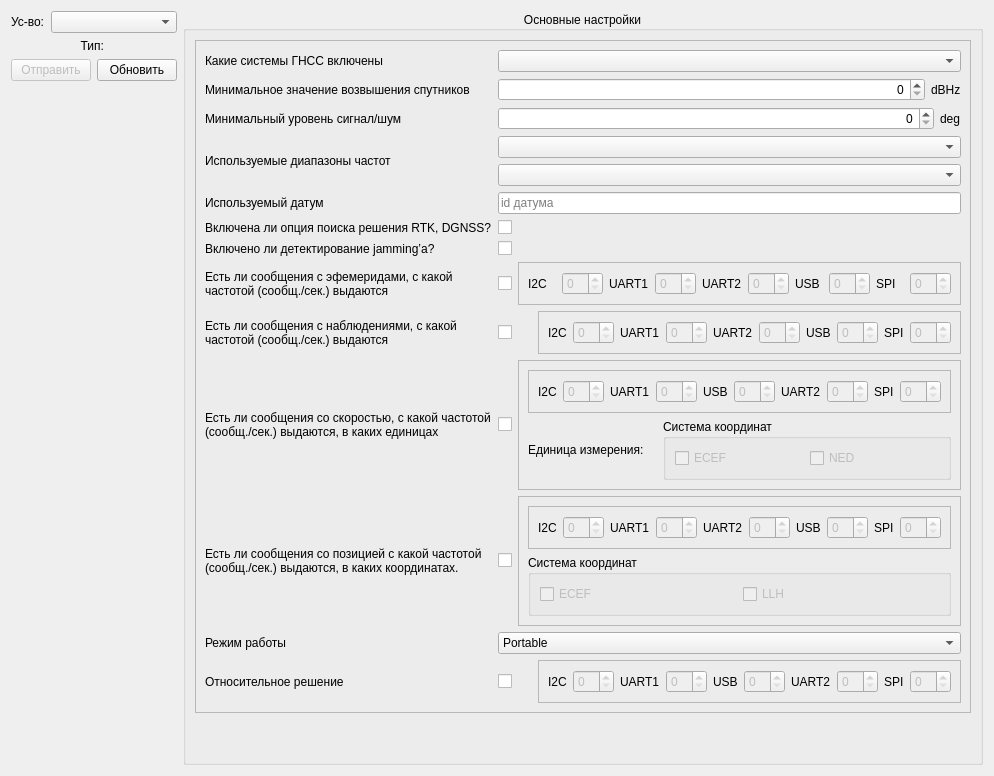
     <widget class="QWidget" name="tab">
      <attribute name="title">
       <string>Основные настройки</string>
      </attribute>
      <layout class="QHBoxLayout" name="horizontalLayout_2" stretch="1,2">
       <item>
        <layout class="QVBoxLayout" name="verticalLayout_2">
         <item>
          <layout class="QHBoxLayout" name="horizontalLayout_3" stretch="0,1">
           <item>
            <widget class="QLabel" name="label_2">
             <property name="text">
              <string>Ус-во:</string>
             </property>
            </widget>
           </item>
           <item>
            <widget class="QComboBox" name="comboBoxDevice1"/>
           </item>
          </layout>
         </item>
         <item>
          <widget class="QLabel" name="labelType">
           <property name="text">
            <string>Тип: </string>
           </property>
           <property name="alignment">
            <set>Qt::AlignCenter</set>
           </property>
          </widget>
         </item>
         <item>
          <layout class="QHBoxLayout" name="horizontalLayout">
           <item>
            <widget class="QPushButton" name="pushButtonSend">
             <property name="enabled">
              <bool>false</bool>
             </property>
             <property name="text">
              <string>Отправить</string>
             </property>
            </widget>
           </item>
           <item>
            <widget class="QPushButton" name="pushButtonUpdate">
             <property name="text">
              <string>Обновить</string>
             </property>
            </widget>
           </item>
          </layout>
         </item>
         <item>
          <spacer name="verticalSpacer">
           <property name="orientation">
            <enum>Qt::Vertical</enum>
           </property>
           <property name="sizeHint" stdset="0">
            <size>
             <width>20</width>
             <height>40</height>
            </size>
           </property>
          </spacer>
         </item>
        </layout>
       </item>
       <item>
        <widget class="QGroupBox" name="groupBoxGeneralSettings">
         <property name="title">
          <string>Основные настройки</string>
         </property>
         <property name="alignment">
          <set>Qt::AlignCenter</set>
         </property>
         <layout class="QGridLayout" name="gridLayout">
          <item row="13" column="0">
           <spacer name="verticalSpacer_2">
            <property name="orientation">
             <enum>Qt::Vertical</enum>
            </property>
            <property name="sizeHint" stdset="0">
             <size>
              <width>20</width>
              <height>40</height>
             </size>
            </property>
           </spacer>
          </item>
          <item row="0" column="0" rowspan="3" colspan="2">
           <widget class="QFrame" name="frameReciever">
            <property name="frameShape">
             <enum>QFrame::StyledPanel</enum>
            </property>
            <property name="frameShadow">
             <enum>QFrame::Raised</enum>
            </property>
            <layout class="QGridLayout" name="gridLayout_2">
             <item row="6" column="0">
              <widget class="QLabel" name="label_7">
               <property name="text">
                <string>Включено ли детектирование jamming’а?</string>
               </property>
              </widget>
             </item>
             <item row="4" column="0">
              <widget class="QLabel" name="label_5">
               <property name="text">
                <string>Используемый датум</string>
               </property>
              </widget>
             </item>
             <item row="14" column="0">
              <widget class="QLabel" name="label_13">
               <property name="text">
                <string>Относительное решение </string>
               </property>
              </widget>
             </item>
             <item row="4" column="1">
              <widget class="QLineEdit" name="lineRecieverDatumId">
               <property name="placeholderText">
                <string>id датума</string>
               </property>
              </widget>
             </item>
             <item row="0" column="0">
              <widget class="QLabel" name="label">
               <property name="text">
                <string>Какие системы ГНСС включены</string>
               </property>
              </widget>
             </item>
             <item row="7" column="0">
              <widget class="QLabel" name="label_8">
               <property name="text">
                <string>Есть ли сообщения с эфемеридами, с какой частотой (cообщ./сек.) выдаются</string>
               </property>
               <property name="wordWrap">
                <bool>true</bool>
               </property>
              </widget>
             </item>
             <item row="2" column="1">
              <layout class="QHBoxLayout" name="horizontalLayout_29" stretch="1,0">
               <item>
                <widget class="QSpinBox" name="spinRecieverCNOThresh">
                 <property name="alignment">
                  <set>Qt::AlignRight|Qt::AlignTrailing|Qt::AlignVCenter</set>
                 </property>
                 <property name="maximum">
                  <number>255</number>
                 </property>
                </widget>
               </item>
               <item>
                <widget class="QLabel" name="label_188">
                 <property name="text">
                  <string>deg</string>
                 </property>
                </widget>
               </item>
              </layout>
             </item>
             <item row="6" column="1">
              <widget class="QCheckBox" name="checkRecieverJamming">
               <property name="text">
                <string/>
               </property>
              </widget>
             </item>
             <item row="5" column="0">
              <widget class="QLabel" name="label_6">
               <property name="text">
                <string>Включена ли опция поиска решения RTK, DGNSS?</string>
               </property>
              </widget>
             </item>
             <item row="3" column="1">
              <layout class="QVBoxLayout" name="verticalLayout_4">
               <item>
                <widget class="QComboBox" name="comboRecieverAntenna">
                 <property name="placeholderText">
                  <string>Система</string>
                 </property>
                </widget>
               </item>
               <item>
                <widget class="QComboBox" name="comboRecieverFrequencyRange">
                 <property name="placeholderText">
                  <string>Список диапазонов</string>
                 </property>
                </widget>
               </item>
              </layout>
             </item>
             <item row="9" column="0">
              <widget class="QLabel" name="label_9">
               <property name="text">
                <string>Есть ли сообщения с наблюдениями, с какой частотой (cообщ./сек.) выдаются</string>
               </property>
               <property name="wordWrap">
                <bool>true</bool>
               </property>
              </widget>
             </item>
             <item row="13" column="1">
              <widget class="QComboBox" name="comboRecieverMode">
               <item>
                <property name="text">
                 <string>Portable</string>
                </property>
               </item>
               <item>
                <property name="text">
                 <string>Stationary</string>
                </property>
               </item>
               <item>
                <property name="text">
                 <string>Pedestrian</string>
                </property>
               </item>
               <item>
                <property name="text">
                 <string>Automotive</string>
                </property>
               </item>
               <item>
                <property name="text">
                 <string>Sea</string>
                </property>
               </item>
               <item>
                <property name="text">
                 <string>uav</string>
                </property>
               </item>
               <item>
                <property name="text">
                 <string>Wrist worn watch</string>
                </property>
               </item>
               <item>
                <property name="text">
                 <string>Bike</string>
                </property>
               </item>
               <item>
                <property name="text">
                 <string>Other</string>
                </property>
               </item>
              </widget>
             </item>
             <item row="5" column="1">
              <widget class="QCheckBox" name="checkRecieverRTKSolution">
               <property name="text">
                <string/>
               </property>
              </widget>
             </item>
             <item row="12" column="0">
              <widget class="QLabel" name="label_11">
               <property name="text">
                <string>Есть ли сообщения со позицией с какой частотой (cообщ./сек.) выдаются, в каких координатах.</string>
               </property>
               <property name="wordWrap">
                <bool>true</bool>
               </property>
              </widget>
             </item>
             <item row="2" column="0">
              <widget class="QLabel" name="label_144">
               <property name="text">
                <string>Минимальный уровень сигнал/шум</string>
               </property>
              </widget>
             </item>
             <item row="11" column="0">
              <widget class="QLabel" name="label_10">
               <property name="text">
                <string>Есть ли сообщения со скоростью, с какой частотой (cообщ./сек.) выдаются, в каких единицах</string>
               </property>
               <property name="wordWrap">
                <bool>true</bool>
               </property>
              </widget>
             </item>
             <item row="12" column="1">
              <layout class="QHBoxLayout" name="horizontalLayout_7" stretch="0,1">
               <item>
                <widget class="QCheckBox" name="checkRecieverPos">
                 <property name="text">
                  <string/>
                 </property>
                </widget>
               </item>
               <item>
                <widget class="QFrame" name="framePos">
                 <property name="enabled">
                  <bool>true</bool>
                 </property>
                 <property name="frameShape">
                  <enum>QFrame::StyledPanel</enum>
                 </property>
                 <property name="frameShadow">
                  <enum>QFrame::Raised</enum>
                 </property>
                 <layout class="QGridLayout" name="gridLayout_24">
                  <item row="0" column="0">
                   <widget class="QFrame" name="framePosRates">
                    <property name="frameShape">
                     <enum>QFrame::StyledPanel</enum>
                    </property>
                    <property name="frameShadow">
                     <enum>QFrame::Raised</enum>
                    </property>
                    <layout class="QHBoxLayout" name="horizontalLayout_32">
                     <item>
                      <widget class="QLabel" name="label_181">
                       <property name="text">
                        <string>I2C</string>
                       </property>
                      </widget>
                     </item>
                     <item>
                      <widget class="QSpinBox" name="spinRecieverPos1">
                       <property name="enabled">
                        <bool>false</bool>
                       </property>
                      </widget>
                     </item>
                     <item>
                      <widget class="QLabel" name="label_180">
                       <property name="text">
                        <string>UART1</string>
                       </property>
                      </widget>
                     </item>
                     <item>
                      <widget class="QSpinBox" name="spinRecieverPos2">
                       <property name="enabled">
                        <bool>false</bool>
                       </property>
                      </widget>
                     </item>
                     <item>
                      <widget class="QLabel" name="label_178">
                       <property name="text">
                        <string>UART2</string>
                       </property>
                      </widget>
                     </item>
                     <item>
                      <widget class="QSpinBox" name="spinRecieverPos3">
                       <property name="enabled">
                        <bool>false</bool>
                       </property>
                      </widget>
                     </item>
                     <item>
                      <widget class="QLabel" name="label_179">
                       <property name="text">
                        <string>USB</string>
                       </property>
                      </widget>
                     </item>
                     <item>
                      <widget class="QSpinBox" name="spinRecieverPos4">
                       <property name="enabled">
                        <bool>false</bool>
                       </property>
                      </widget>
                     </item>
                     <item>
                      <widget class="QLabel" name="label_177">
                       <property name="text">
                        <string>SPI</string>
                       </property>
                      </widget>
                     </item>
                     <item>
                      <widget class="QSpinBox" name="spinRecieverPos5">
                       <property name="enabled">
                        <bool>false</bool>
                       </property>
                      </widget>
                     </item>
                    </layout>
                   </widget>
                  </item>
                  <item row="1" column="0">
                   <widget class="QGroupBox" name="groupBoxPos">
                    <property name="title">
                     <string>Система координат</string>
                    </property>
                    <layout class="QHBoxLayout" name="horizontalLayout_24">
                     <item>
                      <widget class="QCheckBox" name="checkRecieverPosECEF">
                       <property name="enabled">
                        <bool>false</bool>
                       </property>
                       <property name="text">
                        <string>ECEF</string>
                       </property>
                      </widget>
                     </item>
                     <item>
                      <widget class="QCheckBox" name="checkRecieverPosLLH">
                       <property name="enabled">
                        <bool>false</bool>
                       </property>
                       <property name="text">
                        <string>LLH</string>
                       </property>
                      </widget>
                     </item>
                    </layout>
                   </widget>
                  </item>
                 </layout>
                </widget>
               </item>
              </layout>
             </item>
             <item row="13" column="0">
              <widget class="QLabel" name="label_12">
               <property name="text">
                <string>Режим работы</string>
               </property>
              </widget>
             </item>
             <item row="0" column="1">
              <widget class="QCheckList" name="comboRecieverSystems"/>
             </item>
             <item row="1" column="0">
              <widget class="QLabel" name="label_3">
               <property name="text">
                <string>Минимальное значение возвышения спутников</string>
               </property>
              </widget>
             </item>
             <item row="11" column="1">
              <layout class="QHBoxLayout" name="horizontalLayout_30">
               <item>
                <widget class="QCheckBox" name="checkRecieverVel">
                 <property name="text">
                  <string/>
                 </property>
                </widget>
               </item>
               <item>
                <widget class="QFrame" name="frameVel">
                 <property name="enabled">
                  <bool>true</bool>
                 </property>
                 <property name="frameShape">
                  <enum>QFrame::StyledPanel</enum>
                 </property>
                 <property name="frameShadow">
                  <enum>QFrame::Raised</enum>
                 </property>
                 <layout class="QGridLayout" name="gridLayout_25">
                  <item row="1" column="0">
                   <layout class="QHBoxLayout" name="horizontalLayout_6" stretch="0,0,1">
                    <item>
                     <widget class="QLabel" name="label_195">
                      <property name="text">
                       <string>Единица измерения:</string>
                      </property>
                     </widget>
                    </item>
                    <item>
                     <widget class="QLabel" name="labelVelUnits">
                      <property name="text">
                       <string/>
                      </property>
                     </widget>
                    </item>
                    <item>
                     <widget class="QGroupBox" name="groupBoxVel">
                      <property name="title">
                       <string>Система координат</string>
                      </property>
                      <layout class="QHBoxLayout" name="horizontalLayout_23">
                       <item>
                        <widget class="QCheckBox" name="checkRecieverVelECEF">
                         <property name="enabled">
                          <bool>false</bool>
                         </property>
                         <property name="text">
                          <string>ECEF</string>
                         </property>
                        </widget>
                       </item>
                       <item>
                        <widget class="QCheckBox" name="checkRecieverVelNED">
                         <property name="enabled">
                          <bool>false</bool>
                         </property>
                         <property name="text">
                          <string>NED</string>
                         </property>
                        </widget>
                       </item>
                      </layout>
                     </widget>
                    </item>
                   </layout>
                  </item>
                  <item row="0" column="0">
                   <widget class="QFrame" name="frameVelRates">
                    <property name="enabled">
                     <bool>true</bool>
                    </property>
                    <property name="frameShape">
                     <enum>QFrame::StyledPanel</enum>
                    </property>
                    <property name="frameShadow">
                     <enum>QFrame::Raised</enum>
                    </property>
                    <layout class="QHBoxLayout" name="horizontalLayout_28">
                     <item>
                      <widget class="QLabel" name="label_173">
                       <property name="text">
                        <string>I2C</string>
                       </property>
                      </widget>
                     </item>
                     <item>
                      <widget class="QSpinBox" name="spinRecieverVel1">
                       <property name="enabled">
                        <bool>false</bool>
                       </property>
                      </widget>
                     </item>
                     <item>
                      <widget class="QLabel" name="label_172">
                       <property name="text">
                        <string>UART1</string>
                       </property>
                      </widget>
                     </item>
                     <item>
                      <widget class="QSpinBox" name="spinRecieverVel2">
                       <property name="enabled">
                        <bool>false</bool>
                       </property>
                      </widget>
                     </item>
                     <item>
                      <widget class="QLabel" name="label_174">
                       <property name="text">
                        <string>USB</string>
                       </property>
                      </widget>
                     </item>
                     <item>
                      <widget class="QSpinBox" name="spinRecieverVel3">
                       <property name="enabled">
                        <bool>false</bool>
                       </property>
                      </widget>
                     </item>
                     <item>
                      <widget class="QLabel" name="label_175">
                       <property name="text">
                        <string>UART2</string>
                       </property>
                      </widget>
                     </item>
                     <item>
                      <widget class="QSpinBox" name="spinRecieverVel4">
                       <property name="enabled">
                        <bool>false</bool>
                       </property>
                      </widget>
                     </item>
                     <item>
                      <widget class="QLabel" name="label_176">
                       <property name="text">
                        <string>SPI</string>
                       </property>
                      </widget>
                     </item>
                     <item>
                      <widget class="QSpinBox" name="spinRecieverVel5">
                       <property name="enabled">
                        <bool>false</bool>
                       </property>
                      </widget>
                     </item>
                    </layout>
                   </widget>
                  </item>
                 </layout>
                </widget>
               </item>
              </layout>
             </item>
             <item row="7" column="1">
              <layout class="QHBoxLayout" name="horizontalLayout_18" stretch="0,1">
               <item>
                <widget class="QCheckBox" name="checkRecieverEph">
                 <property name="text">
                  <string/>
                 </property>
                </widget>
               </item>
               <item>
                <widget class="QFrame" name="frameEph">
                 <property name="frameShape">
                  <enum>QFrame::StyledPanel</enum>
                 </property>
                 <property name="frameShadow">
                  <enum>QFrame::Raised</enum>
                 </property>
                 <layout class="QHBoxLayout" name="horizontalLayout_25">
                  <item>
                   <widget class="QLabel" name="label_151">
                    <property name="text">
                     <string>I2C</string>
                    </property>
                   </widget>
                  </item>
                  <item>
                   <widget class="QSpinBox" name="spinRecieverEph1">
                    <property name="enabled">
                     <bool>false</bool>
                    </property>
                   </widget>
                  </item>
                  <item>
                   <widget class="QLabel" name="label_152">
                    <property name="text">
                     <string>UART1</string>
                    </property>
                   </widget>
                  </item>
                  <item>
                   <widget class="QSpinBox" name="spinRecieverEph2">
                    <property name="enabled">
                     <bool>false</bool>
                    </property>
                   </widget>
                  </item>
                  <item>
                   <widget class="QLabel" name="label_153">
                    <property name="text">
                     <string>UART2</string>
                    </property>
                   </widget>
                  </item>
                  <item>
                   <widget class="QSpinBox" name="spinRecieverEph3">
                    <property name="enabled">
                     <bool>false</bool>
                    </property>
                   </widget>
                  </item>
                  <item>
                   <widget class="QLabel" name="label_154">
                    <property name="text">
                     <string>USB</string>
                    </property>
                   </widget>
                  </item>
                  <item>
                   <widget class="QSpinBox" name="spinRecieverEph4">
                    <property name="enabled">
                     <bool>false</bool>
                    </property>
                   </widget>
                  </item>
                  <item>
                   <widget class="QLabel" name="label_155">
                    <property name="text">
                     <string>SPI</string>
                    </property>
                   </widget>
                  </item>
                  <item>
                   <widget class="QSpinBox" name="spinRecieverEph5">
                    <property name="enabled">
                     <bool>false</bool>
                    </property>
                   </widget>
                  </item>
                 </layout>
                </widget>
               </item>
              </layout>
             </item>
             <item row="3" column="0">
              <widget class="QLabel" name="label_4">
               <property name="text">
                <string>Используемые диапазоны частот</string>
               </property>
              </widget>
             </item>
             <item row="9" column="1">
              <layout class="QHBoxLayout" name="horizontalLayout_5" stretch="0,0">
               <item>
                <widget class="QCheckBox" name="checkRecieverRaw">
                 <property name="text">
                  <string/>
                 </property>
                </widget>
               </item>
               <item>
                <widget class="QFrame" name="frameRaw">
                 <property name="frameShape">
                  <enum>QFrame::StyledPanel</enum>
                 </property>
                 <property name="frameShadow">
                  <enum>QFrame::Raised</enum>
                 </property>
                 <layout class="QHBoxLayout" name="horizontalLayout_26">
                  <item>
                   <widget class="QLabel" name="label_160">
                    <property name="text">
                     <string>I2C</string>
                    </property>
                   </widget>
                  </item>
                  <item>
                   <widget class="QSpinBox" name="spinRecieverRaw1">
                    <property name="enabled">
                     <bool>false</bool>
                    </property>
                   </widget>
                  </item>
                  <item>
                   <widget class="QLabel" name="label_159">
                    <property name="text">
                     <string>UART1</string>
                    </property>
                   </widget>
                  </item>
                  <item>
                   <widget class="QSpinBox" name="spinRecieverRaw2">
                    <property name="enabled">
                     <bool>false</bool>
                    </property>
                   </widget>
                  </item>
                  <item>
                   <widget class="QLabel" name="label_163">
                    <property name="text">
                     <string>UART2</string>
                    </property>
                   </widget>
                  </item>
                  <item>
                   <widget class="QSpinBox" name="spinRecieverRaw3">
                    <property name="enabled">
                     <bool>false</bool>
                    </property>
                   </widget>
                  </item>
                  <item>
                   <widget class="QLabel" name="label_161">
                    <property name="text">
                     <string>USB</string>
                    </property>
                   </widget>
                  </item>
                  <item>
                   <widget class="QSpinBox" name="spinRecieverRaw4">
                    <property name="enabled">
                     <bool>false</bool>
                    </property>
                   </widget>
                  </item>
                  <item>
                   <widget class="QLabel" name="label_171">
                    <property name="text">
                     <string>SPI</string>
                    </property>
                   </widget>
                  </item>
                  <item>
                   <widget class="QSpinBox" name="spinRecieverRaw5">
                    <property name="enabled">
                     <bool>false</bool>
                    </property>
                   </widget>
                  </item>
                 </layout>
                </widget>
               </item>
              </layout>
             </item>
             <item row="14" column="1">
              <layout class="QHBoxLayout" name="horizontalLayout_8">
               <item>
                <widget class="QCheckBox" name="checkRecieverRelpos">
                 <property name="text">
                  <string/>
                 </property>
                </widget>
               </item>
               <item>
                <widget class="QFrame" name="frameRelpos">
                 <property name="frameShape">
                  <enum>QFrame::StyledPanel</enum>
                 </property>
                 <property name="frameShadow">
                  <enum>QFrame::Raised</enum>
                 </property>
                 <layout class="QHBoxLayout" name="horizontalLayout_27">
                  <item>
                   <widget class="QLabel" name="label_186">
                    <property name="text">
                     <string>I2C</string>
                    </property>
                   </widget>
                  </item>
                  <item>
                   <widget class="QSpinBox" name="spinRecieverRelPos1">
                    <property name="enabled">
                     <bool>false</bool>
                    </property>
                   </widget>
                  </item>
                  <item>
                   <widget class="QLabel" name="label_185">
                    <property name="text">
                     <string>UART1</string>
                    </property>
                   </widget>
                  </item>
                  <item>
                   <widget class="QSpinBox" name="spinRecieverRelPos2">
                    <property name="enabled">
                     <bool>false</bool>
                    </property>
                   </widget>
                  </item>
                  <item>
                   <widget class="QLabel" name="label_184">
                    <property name="text">
                     <string>USB</string>
                    </property>
                   </widget>
                  </item>
                  <item>
                   <widget class="QSpinBox" name="spinRecieverRelPos3">
                    <property name="enabled">
                     <bool>false</bool>
                    </property>
                   </widget>
                  </item>
                  <item>
                   <widget class="QLabel" name="label_183">
                    <property name="text">
                     <string>UART2</string>
                    </property>
                   </widget>
                  </item>
                  <item>
                   <widget class="QSpinBox" name="spinRecieverRelPos4">
                    <property name="enabled">
                     <bool>false</bool>
                    </property>
                   </widget>
                  </item>
                  <item>
                   <widget class="QLabel" name="label_182">
                    <property name="text">
                     <string>SPI</string>
                    </property>
                   </widget>
                  </item>
                  <item>
                   <widget class="QSpinBox" name="spinRecieverRelPos5">
                    <property name="enabled">
                     <bool>false</bool>
                    </property>
                   </widget>
                  </item>
                 </layout>
                </widget>
               </item>
              </layout>
             </item>
             <item row="1" column="1">
              <layout class="QHBoxLayout" name="horizontalLayout_33" stretch="1,0">
               <item>
                <widget class="QSpinBox" name="spinRecieverMinElev">
                 <property name="alignment">
                  <set>Qt::AlignRight|Qt::AlignTrailing|Qt::AlignVCenter</set>
                 </property>
                 <property name="maximum">
                  <number>90</number>
                 </property>
                </widget>
               </item>
               <item>
                <widget class="QLabel" name="label_189">
                 <property name="text">
                  <string>dBHz</string>
                 </property>
                </widget>
               </item>
              </layout>
             </item>
            </layout>
           </widget>
          </item>
         </layout>
        </widget>
       </item>
      </layout>
     </widget>
